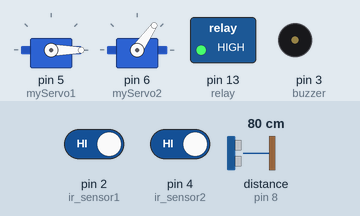
This sketch was run on a simulated Arduino Uno, built with avr-gcc and run on an emulated ATmega328P. On the bench: 2 × servo, switched loads named in the sketch (green lamp = pin HIGH), buzzer (waves = sounding, pin HIGH). The test bench sets the inputs (shaded band); at power-on: pin 4 (ir_sensor2) HIGH, pin 2 (ir_sensor1) HIGH, distance to the obstacle (sensor on pin 8) 80 cm. The echo pulse lasts 58.3 µs per cm; pins used as bus, display or sensor lines are not drawn; what the sketch prints to the serial monitor is not drawn.

Above: at 1.2 s.
1.3 s: pin 4 (ir_sensor2) driven LOW
At 1.67 s:
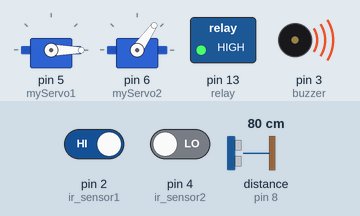
At 4.8 s:
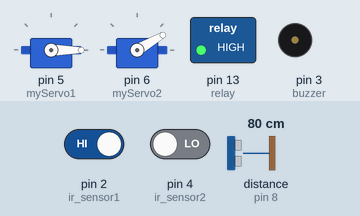
Timing chart, 0 to 10.2 s (numbered marks = the images above; inputs shaded):
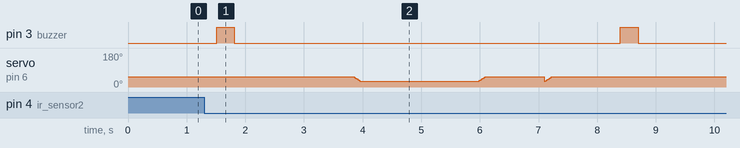

Measured:
- after the input at 1.3 s, pin 3 (buzzer): alternates HIGH for 0.30 s and LOW for 6.6 s, starting after 0.22 s

The sketch:

sketch_feb10a.ino
```cpp
#include <Servo.h>

// Servo motors
Servo myServo1; // Rotation Servo
Servo myServo2; // Catcher Servo

// Sensors & Actuators
const int ir_sensor1 = 2;
const int ir_sensor2 = 4;
const int buzzer = 3;
const int relay = 13;
const int s2 = 12;
const int s3 = 11;
const int out = 10;

// Ultrasonic Sensor Pins
const int trigPin = 9;
const int echoPin = 8;

// Product counters
int redCount = 0;
int greenCount = 0;
int blueCount = 0;
int totalProductCount = 0;
int defectiveProductCount = 0;
int defectiveDimensionCount = 0;

// Variables
int red = 0, green = 0, blue = 0;
float measuredHeight = 0.0;
float acceptedHeight = 5.0; // Default accepted height, updated from C#
String x = "";

void setup() {
    Serial.begin(9600);

    pinMode(ir_sensor1, INPUT);
    pinMode(ir_sensor2, INPUT);
    pinMode(buzzer, OUTPUT);
    pinMode(relay, OUTPUT);

    digitalWrite(relay, HIGH); // Conveyor off initially

    pinMode(s2, OUTPUT);
    pinMode(s3, OUTPUT);
    pinMode(out, INPUT);

    pinMode(trigPin, OUTPUT);
    pinMode(echoPin, INPUT);

    myServo1.attach(5);
    myServo2.attach(6);

    myServo1.write(0);
    myServo2.write(55);
    myServo2.detach();
}

void loop() {
    // Process serial input from C#
    if (Serial.available()) {
        String command = Serial.readStringUntil('\n');

        if (command == "START") {
            digitalWrite(relay, LOW);
            Serial.println("Conveyor Started");
        } else if (command == "STOP") {
            digitalWrite(relay, HIGH);
            Serial.println("Conveyor Stopped");
        } else if (command.startsWith("SET_DIMENSIONS")) {
            acceptedHeight = command.substring(15).toFloat();
            Serial.println("Accepted Height Set: " + String(acceptedHeight) + " cm");
        } else if (command == "RESET") {
            resetCounters();
        }
    }

    if (digitalRead(ir_sensor1) == LOW) {
        delay(80);
        color(); // Detect color
        digitalWrite(buzzer, HIGH);
        digitalWrite(relay, HIGH);
        delay(300);
        digitalWrite(buzzer, LOW);

        // Classify color
        classifyColor();


        totalProductCount++;
        delay(2000);
        digitalWrite(relay, LOW);
    }

    // Send data to C# application
    Serial.println("Red Count:" + String(redCount));
    Serial.println("Blue Count:" + String(blueCount));
    Serial.println("Green Count:" + String(greenCount));
    Serial.println("Good Total Count:" + String(totalProductCount - defectiveProductCount));
    Serial.println("Defective Count:" + String(defectiveProductCount));


    if (digitalRead(ir_sensor2) == LOW) {
        delay(150);
        digitalWrite(buzzer, HIGH);
        digitalWrite(relay, HIGH);
        delay(300);
        digitalWrite(buzzer, LOW);


        // Measure height
        measuredHeight = measureHeight();
        Serial.println("Measured Height: " + String(measuredHeight, 2) + " cm");

        // Dimension Check
        if (abs(measuredHeight - acceptedHeight) > 0.5) { // 0.5 cm tolerance
            Serial.println("✖ STATUS: MISMATCH");
            defectiveDimensionCount++;
        } else {
            Serial.println("✔ STATUS: OK");
        }

        // Send data to C# application
        Serial.println("Dimension Defective Count:" + String(defectiveDimensionCount));

        delay(2000);

        // Close catcher
        myServo2.attach(6);
        closeCatcher();
        //delay(500);
        // Move robotic arm to position
        moveArm(x);

        delay(1000);
        openCatcher();
        delay(1000);

        // Reset arm
        moveServo(myServo1, 0);
        openCatcher();
        myServo2.detach();
        x = "";
        delay(1000);
    }
}

// Function to classify color
void classifyColor() {
    if ((red > blue && red > green) && (red > 100 && red < 280) && (green > 0 && green < 110) && (blue > 0 && blue < 110)) {
        Serial.println("Red Color");
        x = "Red Color";
        redCount++;
    } else if ((blue > red) && (blue < 250 && blue > 100) && (green > 90 && green < 250) && (red > 0 && red < 150)) {
        Serial.println("Blue Color");
        x = "Blue Color";
        blueCount++;
    } else if ((green > blue) && (green > 90 && green < 350) && (blue > 10 && blue < 290) && (red > 80 && red < 320)) {
        Serial.println("Green Color");
        x = "Green Color";
        greenCount++;
    } else {
        Serial.println("Defective Product");
        x = "Defective Product";
        defectiveProductCount++;
    }
}

// Function to measure height using ultrasonic sensor
float measureHeight() {
    digitalWrite(trigPin, LOW);
    delayMicroseconds(2);
    digitalWrite(trigPin, HIGH);
    delayMicroseconds(10);
    digitalWrite(trigPin, LOW);

    long duration = pulseIn(echoPin, HIGH);
    float distance = duration * 0.0343 / 2;
    return distance;
}

// Function to move robotic arm
void moveArm(String color) {
  delay(1000);
    if (color == "Red Color") {
        moveServo(myServo1, 45);
    } else if (color == "Blue Color") {
        moveServo(myServo1, 90);
    } else if (color == "Green Color") {
        moveServo(myServo1, 135);
    } else if (color == "Defective Product") {
        moveServo(myServo1, 180);
    }
}

// Function to move servo to position
void moveServo(Servo &servo, int position) {
    int currentPos = servo.read();
    int step = (position > currentPos) ? 1 : -1;

    for (int i = currentPos; i != position; i += step) {
        servo.write(i);
        delay(10);
    }
    servo.write(position);
}

// Function to open catcher
void openCatcher() {
    for (int i = 30; i <= 55; i++) {
        myServo2.write(i);
        delay(5);
    }
}

// Function to close catcher
void closeCatcher() {
    for (int i = 55; i >= 30; i--) {
        myServo2.write(i);
        delay(5);
    }
}

// Function to reset counters
void resetCounters() {
    redCount = 0;
    greenCount = 0;
    blueCount = 0;
    totalProductCount = 0;
    defectiveProductCount = 0;
    defectiveDimensionCount = 0;
    Serial.println("Counters reset");
}

// Function to detect color
void color() {
    digitalWrite(s2, LOW);
    digitalWrite(s3, LOW);
    red = pulseIn(out, digitalRead(out) == HIGH ? LOW : HIGH);
    digitalWrite(s3, HIGH);
    blue = pulseIn(out, digitalRead(out) == HIGH ? LOW : HIGH);
    digitalWrite(s2, HIGH);
    green = pulseIn(out, digitalRead(out) == HIGH ? LOW : HIGH);

    red = map(red,251,100,0,255);
    green = map(green,271,106,0,255);
    blue = map(blue,254,92,0,255);
}
```
